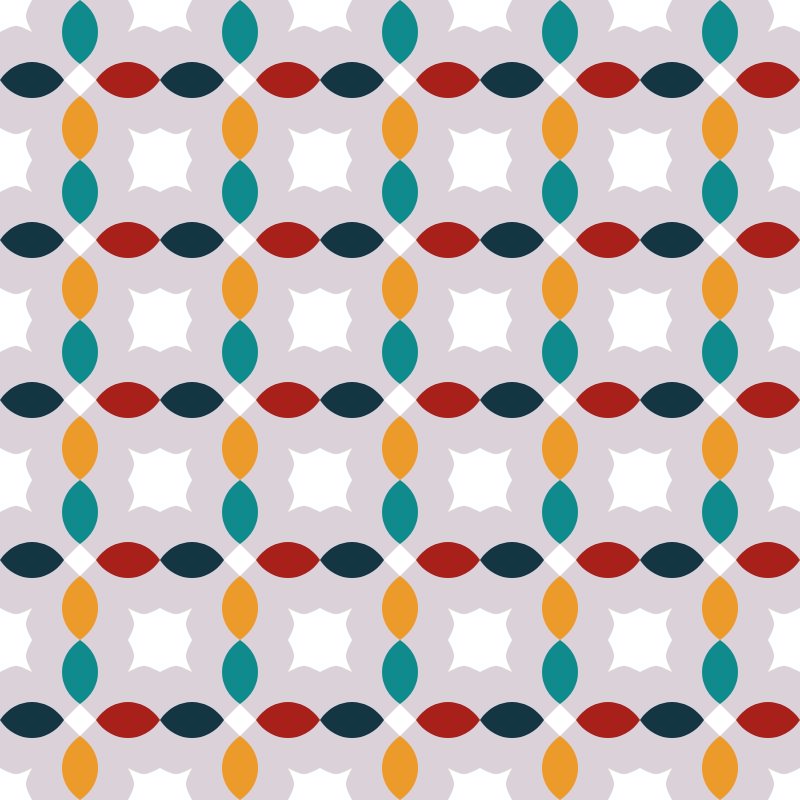
Frame 1 (no input)
Frame 60 (no input): identical to frame 1, image omitted
Frame 120 (the mouse pressed at the canvas centre since frame 60): identical to frame 1, image omitted

The p5.js sketch that drew this single still picture (run headless with seeded random() and noise() and a simulated clock; from frame 60 on, the mouse is pressed at the canvas centre):

// p5.js sketch
// ── sketch.js
let mode = 9;
let factor = 1;
function setup() {
  createCanvas(800, 800);
  background("#DAD2D8");
}

function draw() {
  if (mode == 1) {
    for (let i = 0; i <= 700; i += 50) {
      for (let j = 0; j <= 700; j += 100) {
        if (i % j == 0) makeCluster(i, j, i == j, 1);
      }
    }
  } else if (mode == 2) {
    for (let i = 0; i <= 700; i += 100) {
      for (let j = 0; j <= 700; j += 100) {
        if (i % 300 == 0 || j % 300 == 0) makeCluster(i, j, true, 1);
      }
    }
  } else if (mode == 3) {
    let k = 100;
    for (let i = 0; i <= 700; i += 100) {
      for (let j = 0; j <= 700; j += k) {
        makeCluster(j, i, false);
      }
      makeCluster(k, k, false);
      k -= 10;
    }
  }
  if (mode == 4) {
    for (var i = 0; i <= 700; i += 100) {
      for (var j = 0; j <= 700; j += 100) {
        makeCluster(i, j, true, 1);
      }
    }
  } else if (mode == 5) {
    for (var i = 0; i <= 700; i += 100) {
      for (var j = 0; j <= 300; j += 100) {
        makeCluster(i, j, true, 1);
      }
      for (var j = 300; j <= 700; j += 200) {
        makeCluster(i, j, true, 1);
      }
    }
  } else if (mode == 6) {
    for (var i = 0; i <= 800; i += 150) {
      for (var j = 0; j <= 800; j += 150) {
        makeCluster(i, j, true, 1);
      }
    }
  } else if (mode == 7) {
    background("#DAD2D8");
    var k = int(mouseX / 100) + 1;
    print(k);
    for (var i = 0; i < 1600 - k * 100; i += 100 * k) {
      for (var j = 0; j < 1600 - k * 100; j += 100 * k) {
        makeCluster(i, j, true, k);
      }
    }
  } else if (mode == 8) {
    if (factor < 4) {
      factor += 0.3;
    } else {
      factor = 1;
    }
    push();
    rotate(factor * HALF_PI);
    makeCluster(mouseX - 50, mouseY - 50, false, 1);
    pop();
  } else if (mode == 9) {
    background("#DAD2D8");
    var kx = int((mouseX / 100) * (5 / 8)) + 1;
    var ky = int((mouseY / 100) * (5 / 8)) + 1;
    for (var i = 0; i < 8; i++) {
      for (var j = 0; j < 8; j++) {
        if ((kx % 2 != 0 && ky % 2 != 0) || i % 2 == 0 || j % 2 == 0) {
          makeCluster(i * 160, j * 160, true, 8 / 5);
        } else {
          push();
          translate(i * 160, j * 160);
          rotate(QUARTER_PI);
          makeCluster(2.5, -110, false, 2.2);
          pop();
        }
      }
    }
    if (kx % 2 == 0 || ky % 2 == 0) {
      rotate();
    }
  }
}

function mouseClicked() {
  if (mode != 9) {
    mode++;
    background("#DAD2D8");
  } else {
    mode = 1;
    background("#DAD2D8");
  }
}

function makeCluster(x, y, makeCorners, ratio) {
  push();
  translate(x, y);
  scale(ratio);
  //outer cirlce
  noStroke();
  //top petal
  fill("#0F8B8D");
  bezier(50, 0, 65, 10, 65, 30, 50, 40);
  bezier(50, 0, 35, 10, 35, 30, 50, 40);
  //bottom petal
  fill("#EC9A29");
  bezier(50, 60, 65, 70, 65, 90, 50, 100);
  bezier(50, 60, 35, 70, 35, 90, 50, 100);
  //left petal
  fill("#143642");
  bezier(0, 50, 10, 65, 30, 65, 40, 50);
  bezier(0, 50, 10, 35, 30, 35, 40, 50);
  //right petal
  fill("#A8201A");
  bezier(60, 50, 70, 65, 90, 65, 100, 50);
  bezier(60, 50, 70, 35, 90, 35, 100, 50);

  //middle square
  fill("#ffffff");
  beginShape();
  vertex(50, 40);
  vertex(60, 50);
  vertex(50, 60);
  vertex(40, 50);
  vertex(50, 40);
  endShape();

  //corners
  if (makeCorners) {
    //bottom left
    beginShape();
    vertex(0, 80);
    bezierVertex(10, 85, 10, 85, 20, 80);
    bezierVertex(15, 90, 15, 90, 20, 100);
    vertex(0, 100);
    endShape();
    //bottom right
    beginShape();
    vertex(100, 80);
    bezierVertex(90, 85, 90, 85, 80, 80);
    bezierVertex(85, 90, 85, 90, 80, 100);
    vertex(100, 100);
    endShape();
    //top left
    beginShape();
    vertex(0, 20);
    bezierVertex(10, 15, 10, 15, 20, 20);
    bezierVertex(15, 10, 15, 10, 20, 0);
    vertex(0, 0);
    endShape();
    //top right
    beginShape();
    vertex(100, 20);
    bezierVertex(90, 15, 90, 15, 80, 20);
    bezierVertex(85, 10, 85, 10, 80, 0);
    vertex(100, 0);
    endShape();
  }
  pop();
}

// ── sketch2.js
function setup() {
  createCanvas(800, 800);
  background("#DAD2D8");
}
var i = 0;
function draw() {
  if (i < 2) {
    i += 0.05;
  } else if ((i = 2)) {
    i = 0;
  }
  makeCluster(mouseX - 50, mouseY - 50, mouseX % mouseY == 100, i);
}

function makeCluster(x, y, makeCorners, ratio) {
  push();
  translate(x, y);
  scale(ratio);
  //outer cirlce
  noStroke();
  //top petal
  fill("#0F8B8D");
  bezier(50, 0, 65, 10, 65, 30, 50, 40);
  bezier(50, 0, 35, 10, 35, 30, 50, 40);
  //bottom petal
  fill("#EC9A29");
  bezier(50, 60, 65, 70, 65, 90, 50, 100);
  bezier(50, 60, 35, 70, 35, 90, 50, 100);
  //left petal
  fill("#143642");
  bezier(0, 50, 10, 65, 30, 65, 40, 50);
  bezier(0, 50, 10, 35, 30, 35, 40, 50);
  //right petal
  fill("#A8201A");
  bezier(60, 50, 70, 65, 90, 65, 100, 50);
  bezier(60, 50, 70, 35, 90, 35, 100, 50);

  //middle square
  fill("#ffffff");
  beginShape();
  vertex(50, 40);
  vertex(60, 50);
  vertex(50, 60);
  vertex(40, 50);
  vertex(50, 40);
  endShape();

  //corners
  if (makeCorners) {
    //bottom left
    beginShape();
    vertex(0, 80);
    bezierVertex(10, 85, 10, 85, 20, 80);
    bezierVertex(15, 90, 15, 90, 20, 100);
    vertex(0, 100);
    endShape();
    //bottom right
    beginShape();
    vertex(100, 80);
    bezierVertex(90, 85, 90, 85, 80, 80);
    bezierVertex(85, 90, 85, 90, 80, 100);
    vertex(100, 100);
    endShape();
    //top left
    beginShape();
    vertex(0, 20);
    bezierVertex(10, 15, 10, 15, 20, 20);
    bezierVertex(15, 10, 15, 10, 20, 0);
    vertex(0, 0);
    endShape();
    //top right
    beginShape();
    vertex(100, 20);
    bezierVertex(90, 15, 90, 15, 80, 20);
    bezierVertex(85, 10, 85, 10, 80, 0);
    vertex(100, 0);
    endShape();
  }
  pop();
}
